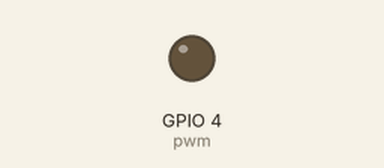
A program run on a simulated ESP8266 board running MicroPython. Shown: output pins drawn as LEDs (lit = HIGH).

Above: at 0.15 s.
Timing chart, 0 to 1.6 s (numbered marks = the images above):
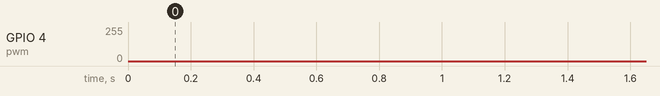

The program:

BreatheLight.py
```python
from machine import Pin,PWM
import time

pwm =PWM(Pin(4),1000)
try:
    while True:
        for i in range(0,1023):
            pwm.duty(i)
            time.sleep_ms(1)

        for i in range(0,1023):
            pwm.duty(1023-i)
            time.sleep_ms(1)
except:
    pwm.deinit()
```
